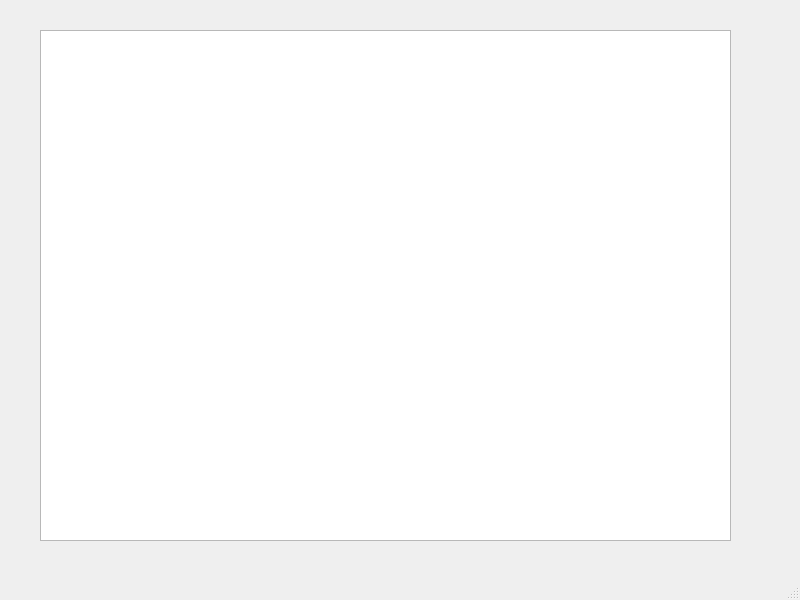
<?xml version="1.0" encoding="UTF-8"?>
<ui version="4.0">
 <class>phoenixpp::qt::Gui</class>
 <widget class="QMainWindow" name="phoenixpp::qt::Gui">
  <property name="geometry">
   <rect>
    <x>0</x>
    <y>0</y>
    <width>800</width>
    <height>600</height>
   </rect>
  </property>
  <property name="windowTitle">
   <string>Gui</string>
  </property>
  <widget class="QWidget" name="centralwidget">
   <widget class="QTextEdit" name="textBox">
    <property name="geometry">
     <rect>
      <x>40</x>
      <y>30</y>
      <width>691</width>
      <height>511</height>
     </rect>
    </property>
   </widget>
  </widget>
  <widget class="QMenuBar" name="menubar">
   <property name="geometry">
    <rect>
     <x>0</x>
     <y>0</y>
     <width>800</width>
     <height>22</height>
    </rect>
   </property>
  </widget>
  <widget class="QStatusBar" name="statusbar"/>
 </widget>
 <resources/>
 <connections/>
</ui>
